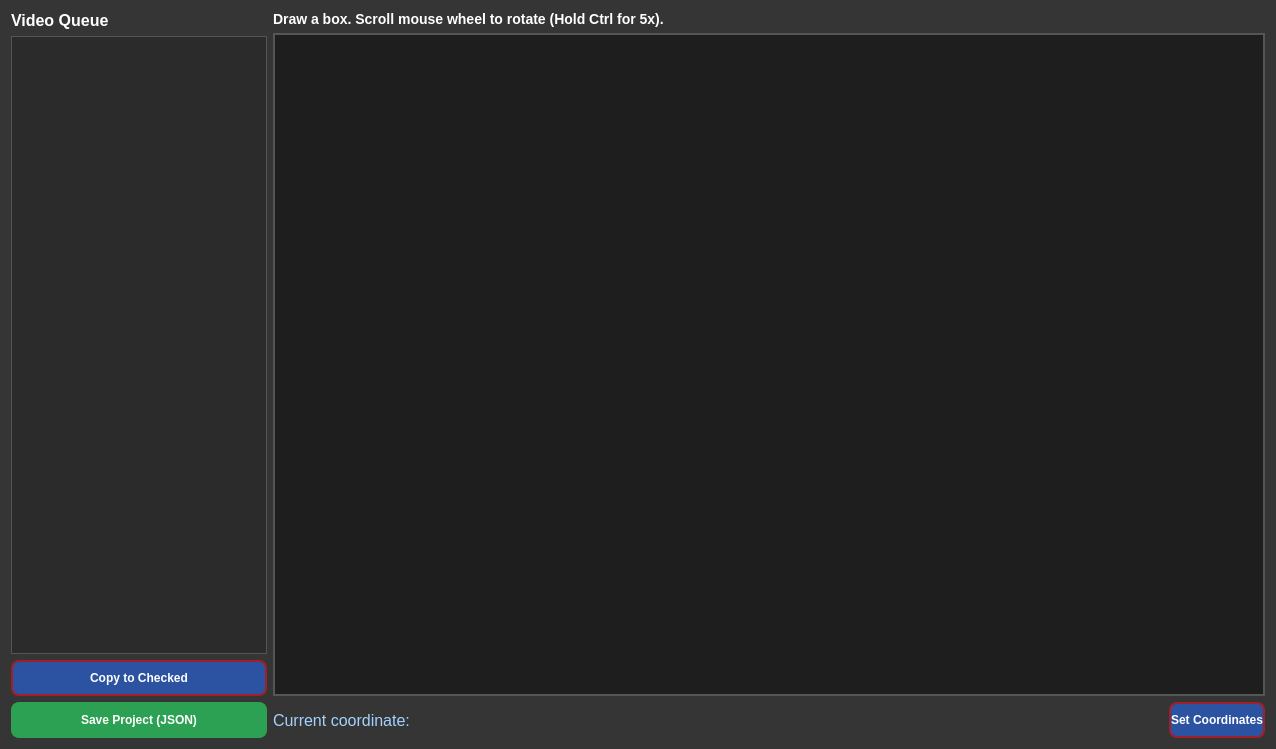
<?xml version="1.0" encoding="UTF-8"?>
<ui version="4.0">
 <class>CropperWindow</class>
 <widget class="QDialog" name="CropperWindow">
  <property name="geometry">
   <rect>
    <x>0</x>
    <y>0</y>
    <width>1276</width>
    <height>749</height>
   </rect>
  </property>
  <property name="windowTitle">
   <string>Behavython Batch Cropper</string>
  </property>
  <property name="styleSheet">
   <string notr="true">QDialog { background-color: #353535; color: white; }</string>
  </property>
  <layout class="QGridLayout" name="gridLayout">
   <item row="0" column="0">
    <widget class="QWidget" name="leftPanel" native="true">
     <property name="sizePolicy">
      <sizepolicy hsizetype="Minimum" vsizetype="Preferred">
       <horstretch>0</horstretch>
       <verstretch>0</verstretch>
      </sizepolicy>
     </property>
     <property name="minimumSize">
      <size>
       <width>0</width>
       <height>74</height>
      </size>
     </property>
     <property name="maximumSize">
      <size>
       <width>300</width>
       <height>16777215</height>
      </size>
     </property>
     <layout class="QVBoxLayout" name="verticalLayout_2">
      <property name="leftMargin">
       <number>0</number>
      </property>
      <property name="topMargin">
       <number>0</number>
      </property>
      <property name="rightMargin">
       <number>0</number>
      </property>
      <property name="bottomMargin">
       <number>0</number>
      </property>
      <item>
       <widget class="QLabel" name="label">
        <property name="styleSheet">
         <string notr="true">font-size: 16px; font-weight: bold; color: white;</string>
        </property>
        <property name="text">
         <string>Video Queue</string>
        </property>
       </widget>
      </item>
      <item>
       <widget class="QListWidget" name="video_list">
        <property name="sizePolicy">
         <sizepolicy hsizetype="Preferred" vsizetype="MinimumExpanding">
          <horstretch>0</horstretch>
          <verstretch>0</verstretch>
         </sizepolicy>
        </property>
        <property name="styleSheet">
         <string notr="true">QListWidget { background-color: #2b2b2b; color: white; font-size: 14px; border: 1px solid #555; }
QListWidget::indicator {
    width: 15px;
    height: 15px;
    background-color: #606060;
    border: 1px solid #7A7A7A;
    border-radius: 4px;
}
QListWidget::indicator:checked {
    background-color: #A21F27;
    border: 1px solid #C52A34;
}</string>
        </property>
        <property name="resizeMode">
         <enum>QListView::ResizeMode::Adjust</enum>
        </property>
       </widget>
      </item>
      <item>
       <widget class="QPushButton" name="btn_copy_checked">
        <property name="sizePolicy">
         <sizepolicy hsizetype="Minimum" vsizetype="Fixed">
          <horstretch>0</horstretch>
          <verstretch>0</verstretch>
         </sizepolicy>
        </property>
        <property name="minimumSize">
         <size>
          <width>0</width>
          <height>36</height>
         </size>
        </property>
        <property name="styleSheet">
         <string notr="true">QPushButton{border:2px solid #A21F27;border-radius:8px;background-color:#2C53A1;color:#FFFFFF;font:10pt&quot;Arial&quot;;font-weight:bold;}QPushButton:pressed{background-color:#A21F27;}</string>
        </property>
        <property name="text">
         <string>Copy to Checked</string>
        </property>
       </widget>
      </item>
      <item>
       <widget class="QPushButton" name="btn_save_project">
        <property name="minimumSize">
         <size>
          <width>0</width>
          <height>36</height>
         </size>
        </property>
        <property name="styleSheet">
         <string notr="true">QPushButton{border:2px solid #2CA153;border-radius:8px;background-color:#2CA153;color:#FFFFFF;font:10pt&quot;Arial&quot;;font-weight:bold;}QPushButton:pressed{background-color:#1E753B;border:2px solid #1E753B;}</string>
        </property>
        <property name="text">
         <string>Save Project (JSON)</string>
        </property>
       </widget>
      </item>
     </layout>
    </widget>
   </item>
   <item row="0" column="1">
    <layout class="QVBoxLayout" name="rightLayout">
     <item>
      <widget class="QLabel" name="info_label">
       <property name="styleSheet">
        <string notr="true">font-size: 14px; font-weight: bold; color: white;</string>
       </property>
       <property name="text">
        <string>Draw a box. Scroll mouse wheel to rotate (Hold Ctrl for 5x).</string>
       </property>
      </widget>
     </item>
     <item>
      <widget class="QGraphicsView" name="graphicsView">
       <property name="styleSheet">
        <string notr="true">background-color: #1e1e1e; border: 2px solid #555;</string>
       </property>
      </widget>
     </item>
     <item>
      <layout class="QHBoxLayout" name="horizontalLayout">
       <item>
        <widget class="QLabel" name="mouse_position_label">
         <property name="styleSheet">
          <string notr="true">font-size: 16px; color: #a2d2ff;</string>
         </property>
         <property name="text">
          <string>Current coordinate: </string>
         </property>
        </widget>
       </item>
       <item>
        <widget class="QLineEdit" name="mouse_position_lineedit">
         <property name="enabled">
          <bool>false</bool>
         </property>
         <property name="sizePolicy">
          <sizepolicy hsizetype="Preferred" vsizetype="Preferred">
           <horstretch>0</horstretch>
           <verstretch>0</verstretch>
          </sizepolicy>
         </property>
         <property name="styleSheet">
          <string notr="true">background: transparent; color: white; font-size: 16px;</string>
         </property>
         <property name="frame">
          <bool>false</bool>
         </property>
        </widget>
       </item>
       <item>
        <spacer name="horizontalSpacer">
         <property name="orientation">
          <enum>Qt::Orientation::Horizontal</enum>
         </property>
         <property name="sizeHint" stdset="0">
          <size>
           <width>40</width>
           <height>20</height>
          </size>
         </property>
        </spacer>
       </item>
       <item>
        <widget class="QPushButton" name="btn_set_coords">
         <property name="minimumSize">
          <size>
           <width>0</width>
           <height>36</height>
          </size>
         </property>
         <property name="styleSheet">
          <string notr="true">QPushButton{border:2px solid #A21F27;border-radius:8px;background-color:#2C53A1;color:#FFFFFF;font:10pt&quot;Arial&quot;;font-weight:bold;}QPushButton:pressed{background-color:#A21F27;}</string>
         </property>
         <property name="text">
          <string>Set Coordinates</string>
         </property>
        </widget>
       </item>
      </layout>
     </item>
    </layout>
   </item>
  </layout>
 </widget>
 <resources/>
 <connections/>
</ui>
